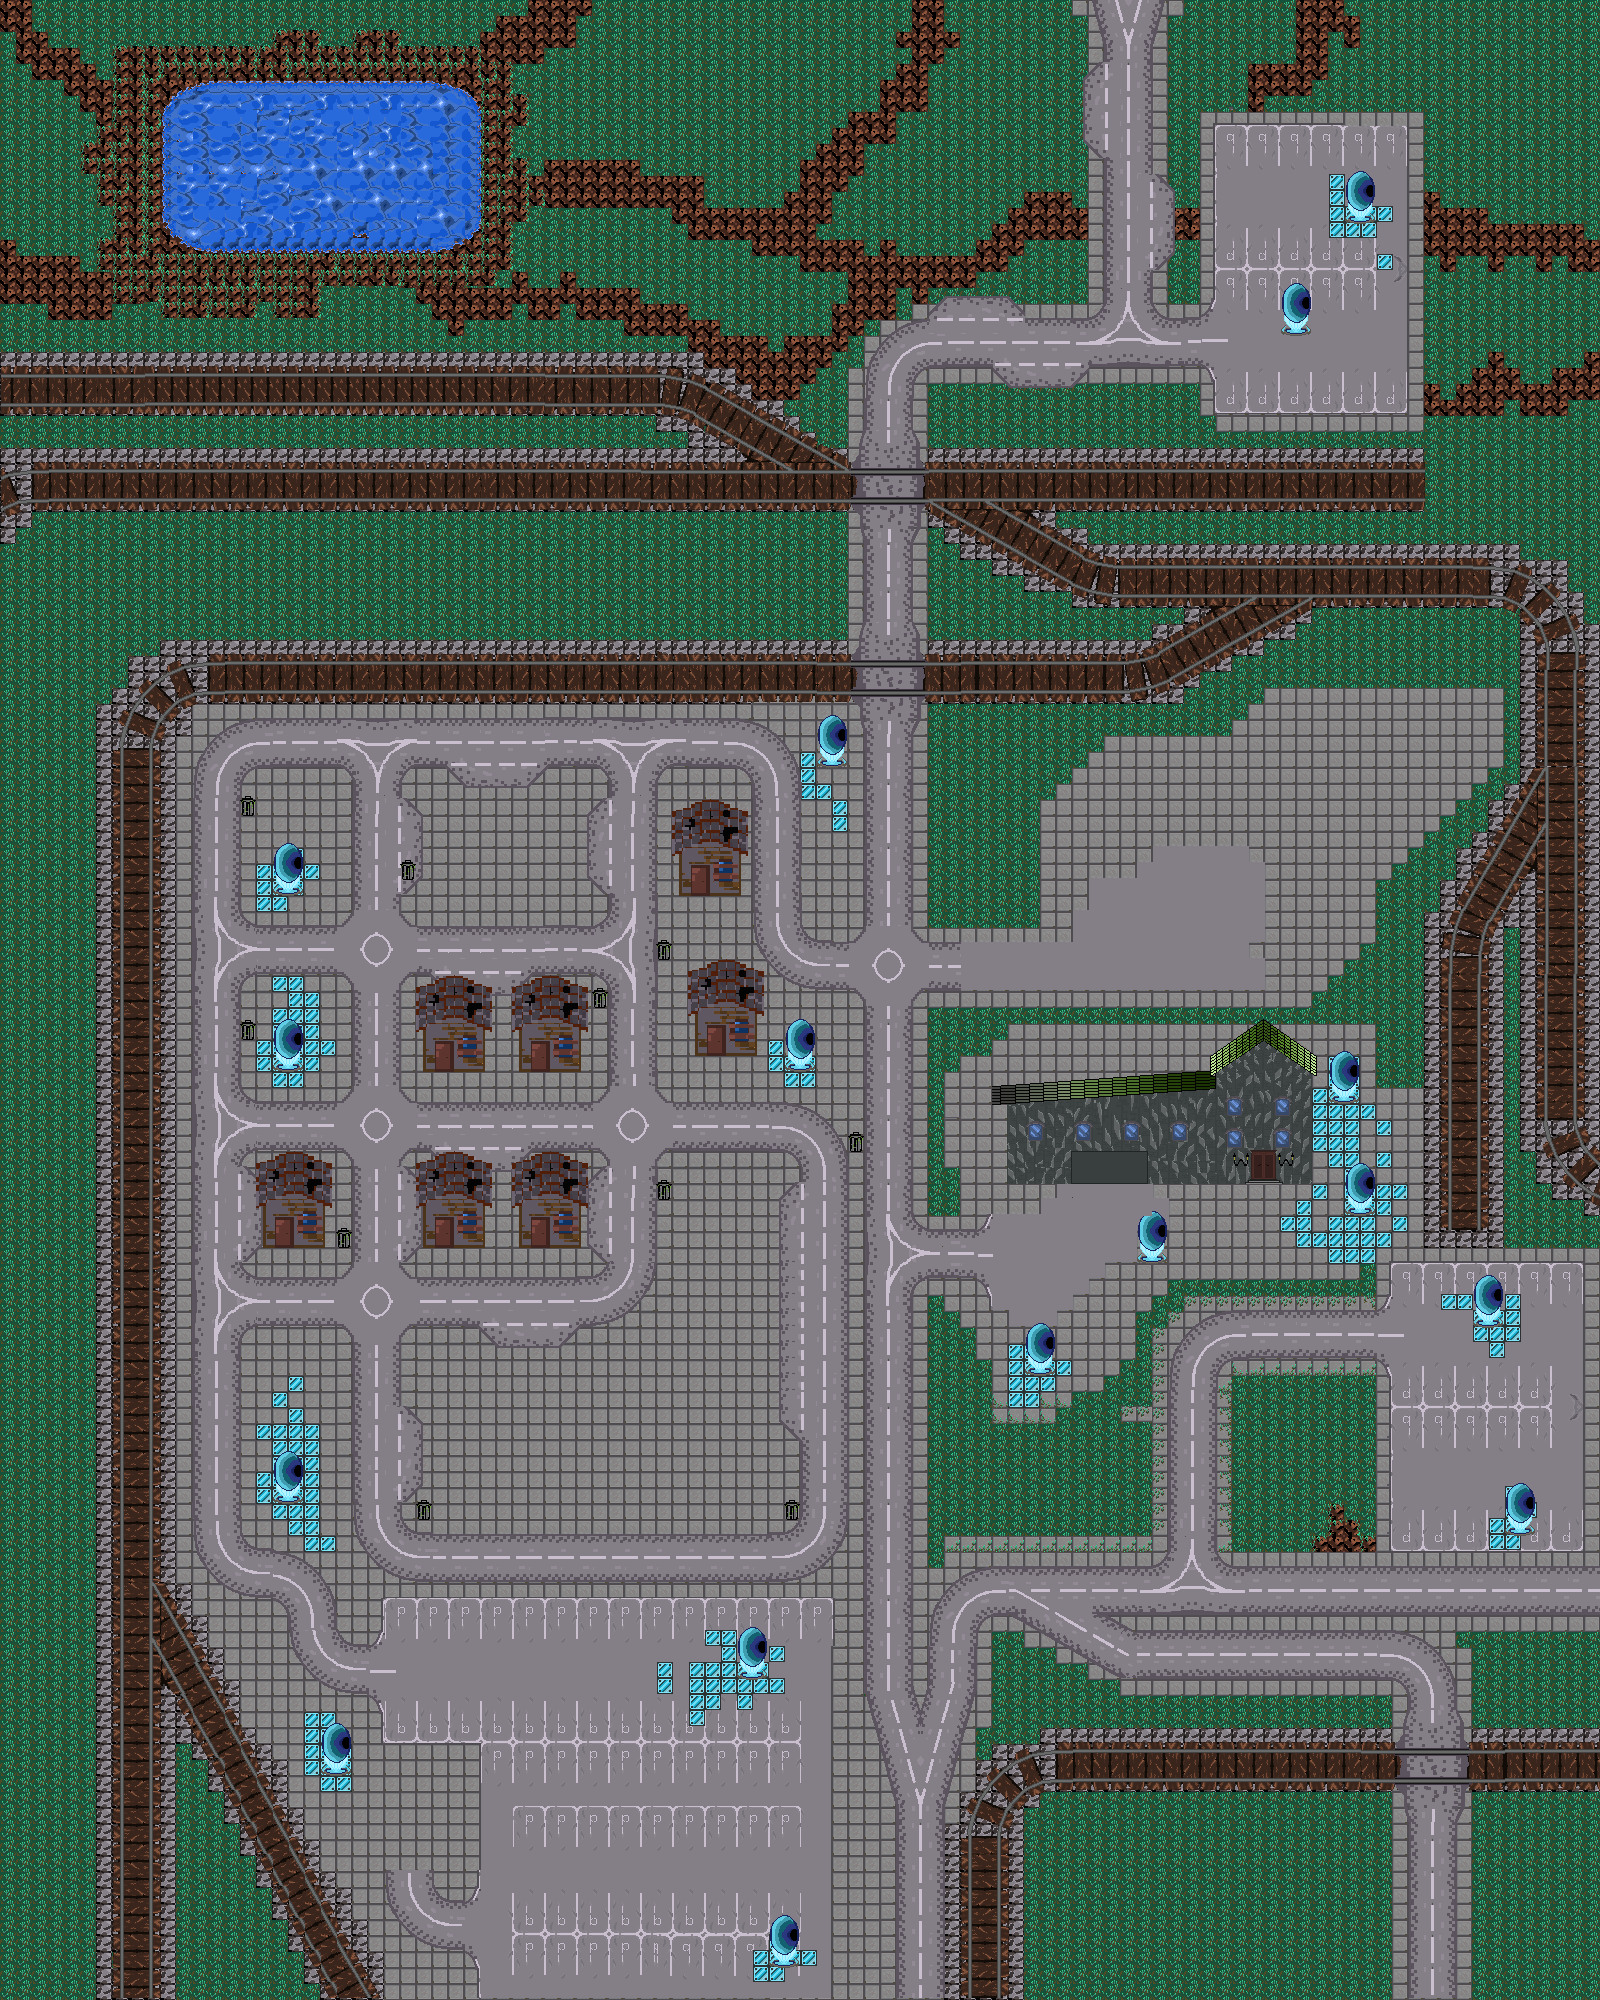

This is a level from a 2D game, rendered from its Tiled map with the project's own tilesets. A one-line summary and the map file follow, with tile-layer data summarised:
An orthogonal 100x125 tile map with 16x16 px tiles, 5 tile layers (Grond, Wegen, Decoraties laag 1 (Borden), Tilelaag 4, ...), 3 tilesets.

<map version="1.10" tiledversion="1.11.2" orientation="orthogonal" renderorder="right-down" width="100" height="125" tilewidth="16" tileheight="16" infinite="0" nextlayerid="7" nextobjectid="5">
 <tileset firstgid="1" name="Roads And Tiles" tilewidth="16" tileheight="16" tilecount="24336" columns="156">
  <properties>
   <property name="blocked" type="bool" value="false" />
  </properties>
  <image source="Roads And Tiles.png" width="2500" height="2500" />
 </tileset>
 <tileset firstgid="24337" name="Actual Tile Sett-export" tilewidth="16" tileheight="16" tilecount="961" columns="31">
  <properties>
   <property name="blocked" type="bool" value="true" />
  </properties>
  <image source="Actual Tile Sett-export.png" width="500" height="500" />
  <tile id="480">
   <properties>
    <property name="blocked" type="bool" value="true" />
   </properties>
  </tile>
 </tileset>
 <tileset firstgid="25298" name="Roads And Tiles2" tilewidth="16" tileheight="16" tilecount="24336" columns="156">
  <properties>
   <property name="blocked" type="bool" value="false" />
  </properties>
  <image source="Roads And Tiles2.png" width="2500" height="2500" />
 </tileset>
 <layer id="1" name="Grond" width="100" height="125">
  <data>[12500 cells, 12495 non-empty, 18 distinct tile ids]</data>
 </layer>
 <layer id="2" name="Wegen" width="100" height="125" offsetx="1.09091" offsety="-2.51515">
  <data>[12500 cells, 6329 non-empty, 1861 distinct tile ids]</data>
 </layer>
 <layer id="3" name="Decoraties laag 1 (Borden)" width="100" height="125">
  <data>[12500 cells, 127 non-empty, 8 distinct tile ids]</data>
 </layer>
 <layer id="5" name="Tilelaag 4" width="100" height="125">
  <data>[12500 cells, 538 non-empty, 294 distinct tile ids]</data>
 </layer>
 <layer id="6" name="Collision" width="100" height="125">
  <data>[12500 cells, 197 non-empty, 1 distinct tile ids]</data>
 </layer>
</map>